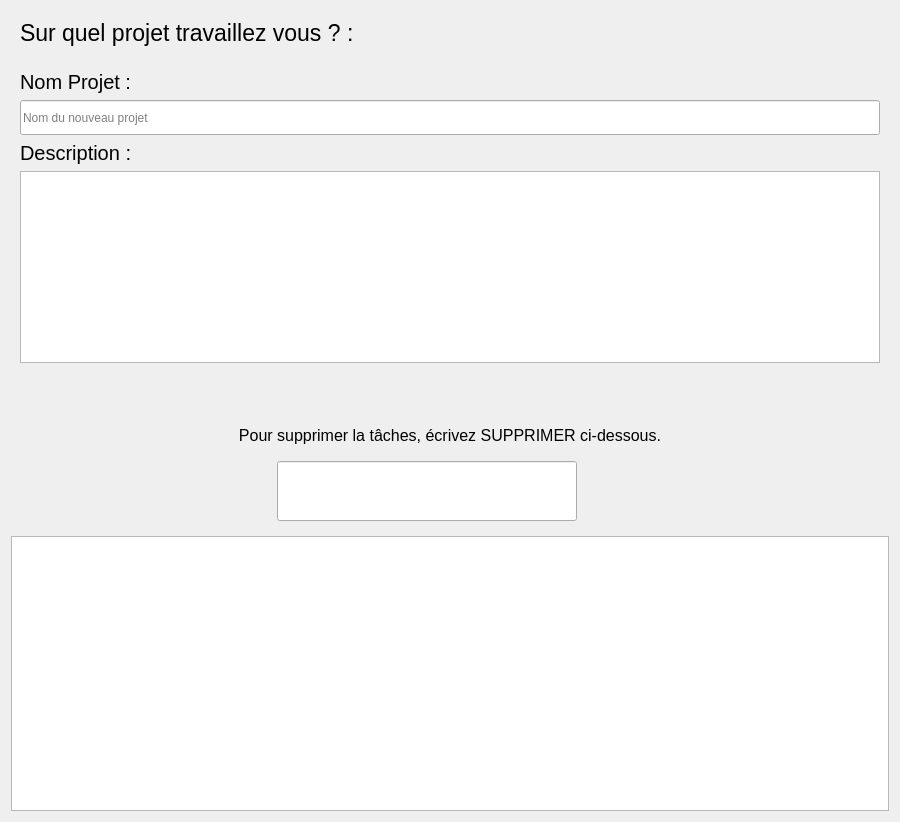
<?xml version="1.0" encoding="UTF-8"?>
<ui version="4.0">
 <class>uiAcceuil</class>
 <widget class="QWidget" name="uiAcceuil">
  <property name="geometry">
   <rect>
    <x>0</x>
    <y>0</y>
    <width>900</width>
    <height>822</height>
   </rect>
  </property>
  <property name="windowTitle">
   <string>Form</string>
  </property>
  <layout class="QVBoxLayout" name="verticalLayout_3">
   <item>
    <widget class="QWidget" name="widget" native="true">
     <layout class="QHBoxLayout" name="horizontalLayout">
      <item>
       <widget class="QLabel" name="label">
        <property name="font">
         <font>
          <family>Helvetica Neue</family>
          <pointsize>17</pointsize>
         </font>
        </property>
        <property name="text">
         <string>Sur quel projet travaillez vous ? : </string>
        </property>
       </widget>
      </item>
      <item>
       <spacer name="horizontalSpacer">
        <property name="orientation">
         <enum>Qt::Horizontal</enum>
        </property>
        <property name="sizeHint" stdset="0">
         <size>
          <width>40</width>
          <height>20</height>
         </size>
        </property>
       </spacer>
      </item>
      <item>
       <widget class="QPushButton" name="updTable">
        <property name="text">
         <string/>
        </property>
        <property name="icon">
         <iconset resource="Images.qrc">
          <normaloff>:/new/MenuInterface/Ressouces/available_updates-512.png</normaloff>:/new/MenuInterface/Ressouces/available_updates-512.png</iconset>
        </property>
        <property name="iconSize">
         <size>
          <width>25</width>
          <height>25</height>
         </size>
        </property>
        <property name="flat">
         <bool>true</bool>
        </property>
       </widget>
      </item>
      <item>
       <widget class="QPushButton" name="addPeople">
        <property name="text">
         <string/>
        </property>
        <property name="icon">
         <iconset resource="Images.qrc">
          <normaloff>:/new/MenuInterface/Ressouces/add_user-512.png</normaloff>:/new/MenuInterface/Ressouces/add_user-512.png</iconset>
        </property>
        <property name="iconSize">
         <size>
          <width>25</width>
          <height>25</height>
         </size>
        </property>
        <property name="flat">
         <bool>true</bool>
        </property>
       </widget>
      </item>
      <item>
       <widget class="QPushButton" name="journal">
        <property name="text">
         <string/>
        </property>
        <property name="icon">
         <iconset resource="Images.qrc">
          <normaloff>:/new/MenuInterface/Ressouces/dossier-512.png</normaloff>:/new/MenuInterface/Ressouces/dossier-512.png</iconset>
        </property>
        <property name="iconSize">
         <size>
          <width>25</width>
          <height>25</height>
         </size>
        </property>
        <property name="flat">
         <bool>true</bool>
        </property>
       </widget>
      </item>
      <item>
       <widget class="QPushButton" name="addProject">
        <property name="text">
         <string/>
        </property>
        <property name="icon">
         <iconset resource="Images.qrc">
          <normaloff>:/new/MenuInterface/Ressouces/add_database-512.png</normaloff>:/new/MenuInterface/Ressouces/add_database-512.png</iconset>
        </property>
        <property name="iconSize">
         <size>
          <width>25</width>
          <height>25</height>
         </size>
        </property>
        <property name="flat">
         <bool>true</bool>
        </property>
       </widget>
      </item>
      <item>
       <widget class="QPushButton" name="PBDelProject">
        <property name="text">
         <string/>
        </property>
        <property name="icon">
         <iconset resource="Images.qrc">
          <normaloff>:/new/MenuInterface/Ressouces/delete_database-512.png</normaloff>:/new/MenuInterface/Ressouces/delete_database-512.png</iconset>
        </property>
        <property name="iconSize">
         <size>
          <width>25</width>
          <height>25</height>
         </size>
        </property>
        <property name="flat">
         <bool>true</bool>
        </property>
       </widget>
      </item>
     </layout>
    </widget>
   </item>
   <item>
    <widget class="QWidget" name="BoiteDeCreation" native="true">
     <property name="minimumSize">
      <size>
       <width>0</width>
       <height>300</height>
      </size>
     </property>
     <property name="maximumSize">
      <size>
       <width>16777215</width>
       <height>16777215</height>
      </size>
     </property>
     <property name="styleSheet">
      <string notr="true"/>
     </property>
     <layout class="QVBoxLayout" name="verticalLayout_2">
      <item>
       <widget class="QLabel" name="LNom">
        <property name="font">
         <font>
          <family>Helvetica Neue</family>
          <pointsize>15</pointsize>
         </font>
        </property>
        <property name="text">
         <string>Nom Projet : </string>
        </property>
       </widget>
      </item>
      <item>
       <widget class="QLineEdit" name="LENom">
        <property name="minimumSize">
         <size>
          <width>0</width>
          <height>35</height>
         </size>
        </property>
        <property name="maximumSize">
         <size>
          <width>16777215</width>
          <height>45</height>
         </size>
        </property>
        <property name="text">
         <string/>
        </property>
        <property name="placeholderText">
         <string>Nom du nouveau projet</string>
        </property>
       </widget>
      </item>
      <item>
       <widget class="QLabel" name="LDescr">
        <property name="font">
         <font>
          <family>Helvetica Neue</family>
          <pointsize>15</pointsize>
         </font>
        </property>
        <property name="text">
         <string>Description : </string>
        </property>
       </widget>
      </item>
      <item>
       <widget class="QTextEdit" name="TEDescr">
        <property name="minimumSize">
         <size>
          <width>0</width>
          <height>100</height>
         </size>
        </property>
       </widget>
      </item>
      <item>
       <widget class="QPushButton" name="PBCreate">
        <property name="text">
         <string/>
        </property>
        <property name="icon">
         <iconset resource="Images.qrc">
          <normaloff>:/new/MenuInterface/Ressouces/plus-512.png</normaloff>:/new/MenuInterface/Ressouces/plus-512.png</iconset>
        </property>
        <property name="iconSize">
         <size>
          <width>25</width>
          <height>25</height>
         </size>
        </property>
        <property name="flat">
         <bool>true</bool>
        </property>
       </widget>
      </item>
     </layout>
    </widget>
   </item>
   <item>
    <widget class="QWidget" name="delBox" native="true">
     <layout class="QVBoxLayout" name="verticalLayout">
      <item>
       <widget class="QLabel" name="label_2">
        <property name="minimumSize">
         <size>
          <width>0</width>
          <height>40</height>
         </size>
        </property>
        <property name="font">
         <font>
          <pointsize>12</pointsize>
         </font>
        </property>
        <property name="text">
         <string>Pour supprimer la tâches, écrivez SUPPRIMER ci-dessous.</string>
        </property>
        <property name="alignment">
         <set>Qt::AlignCenter</set>
        </property>
       </widget>
      </item>
      <item>
       <layout class="QHBoxLayout" name="horizontalLayout_4">
        <item>
         <spacer name="horizontalSpacer_7">
          <property name="orientation">
           <enum>Qt::Horizontal</enum>
          </property>
          <property name="sizeHint" stdset="0">
           <size>
            <width>40</width>
            <height>20</height>
           </size>
          </property>
         </spacer>
        </item>
        <item>
         <widget class="QLineEdit" name="delLine">
          <property name="minimumSize">
           <size>
            <width>300</width>
            <height>60</height>
           </size>
          </property>
          <property name="maximumSize">
           <size>
            <width>300</width>
            <height>60</height>
           </size>
          </property>
          <property name="font">
           <font>
            <pointsize>13</pointsize>
           </font>
          </property>
         </widget>
        </item>
        <item>
         <widget class="QPushButton" name="confirmDel">
          <property name="text">
           <string/>
          </property>
          <property name="icon">
           <iconset resource="Images.qrc">
            <normaloff>:/new/MenuInterface/Ressouces/dnd-512.png</normaloff>:/new/MenuInterface/Ressouces/dnd-512.png</iconset>
          </property>
          <property name="iconSize">
           <size>
            <width>40</width>
            <height>40</height>
           </size>
          </property>
          <property name="flat">
           <bool>true</bool>
          </property>
         </widget>
        </item>
        <item>
         <spacer name="horizontalSpacer_8">
          <property name="orientation">
           <enum>Qt::Horizontal</enum>
          </property>
          <property name="sizeHint" stdset="0">
           <size>
            <width>40</width>
            <height>20</height>
           </size>
          </property>
         </spacer>
        </item>
       </layout>
      </item>
     </layout>
    </widget>
   </item>
   <item>
    <widget class="QTableWidget" name="tableWidgetPtoject">
     <property name="enabled">
      <bool>true</bool>
     </property>
     <property name="accessibleName">
      <string/>
     </property>
     <property name="accessibleDescription">
      <string/>
     </property>
     <property name="editTriggers">
      <set>QAbstractItemView::NoEditTriggers</set>
     </property>
     <property name="alternatingRowColors">
      <bool>true</bool>
     </property>
     <property name="selectionBehavior">
      <enum>QAbstractItemView::SelectRows</enum>
     </property>
     <property name="sortingEnabled">
      <bool>true</bool>
     </property>
    </widget>
   </item>
  </layout>
 </widget>
 <resources>
  <include location="Images.qrc"/>
 </resources>
 <connections/>
</ui>
